Frame 1 (no input): blank canvas, image omitted
Frame 60 (the mouse pressed at the canvas centre just before this capture): blank canvas, image omitted
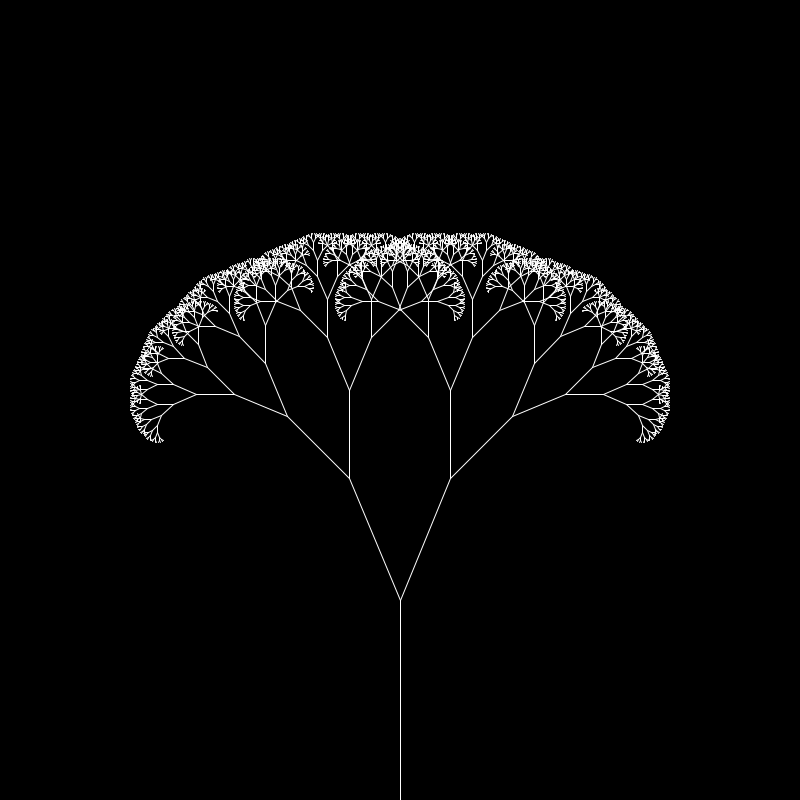
Frame 120 (the mouse held since frame 60 and released just before this capture)

The Processing sketch whose frames 1 and 60 were blank and that drew this single picture after the mouse press (run headless with seeded random() and noise(); from frame 60 on, the mouse is pressed at the canvas centre):

// Processing sketch: L_SystemTree
// ── L_SystemTree.pde
float theta;

void setup() {
  size(800, 800);
}

void draw() {
  background(0);
  stroke(255);
  theta = map(mouseX, 0, width, 0, radians(45));
  translate(width/2, height);
  branch(200);
}


void branch(float len) {
  //stroke(len*10);
  line(0, 0, 0, -len);
  translate(0, -len);

  len *= 0.66;

  if (len > 2) {
    //Saves originPoint
    pushMatrix();
    rotate(theta);
    branch(len);
    //GoBackToOriginPoint
    popMatrix();

    pushMatrix();
    rotate(-theta);
    branch(len);
    popMatrix();
  }
}
